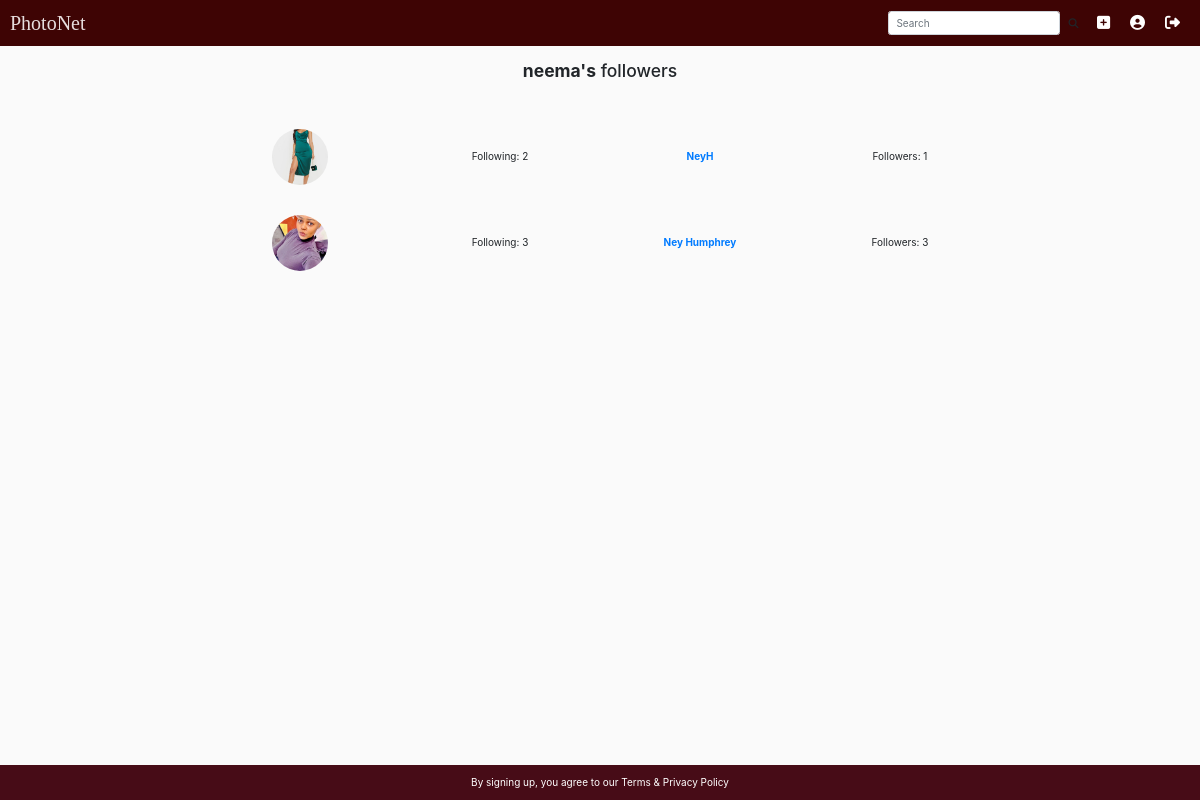
/followers/2 (signed in), run on the app's committed database.
### album/models.py (models this page shows)
class UserExtended(models.Model):
    user = models.OneToOneField(User, on_delete=models.CASCADE)
    avatar = models.ImageField(upload_to=get_avatar_upload_path, default="no_avatar.png")
    following = models.ManyToManyField("self", symmetrical=False, related_name="followers")

### album/views.py (the view)
# urls.py: path("followers/<int:user_id>", views.followers, name="followers"),
def followers(request, user_id):
    user_ex = UserExtended.objects.get(user__id=user_id)
    context = {
        "user_ex": user_ex,
        "followers": user_ex.followers.all()
    }
    return render(request, "album/followers.html", context)

### album/templates/album/followers.html
{% extends "album/layout.html" %} {% load static %} {% block title %} {{ user_ex.user.username }}'s followers | PhotoNet {% endblock %} {% block import_scripts %} {% endblock %} {% block main %}
<div class="container-fluid">
    <div class="row">
        <div class="col-xl-8 offset-xl-2 col-lg-10 offset-lg-1 text-center">
            <h3 class="caption"><strong>{{ user_ex.user.username }}'s</strong> followers</h3>
        </div>
        <div class="col-xl-8 offset-xl-2 col-lg-10 offset-lg-1">
            {% for user in followers %} {% include "album/layout3.html" %} {% endfor %}
        </div>
    </div>
</div>
{% endblock %}

### album/templates/album/layout3.html
<div class="user-entity">
    <div class="row d-flex align-items-center">
        <div class="col-6 col-lg col-xl text-center">
            <a href="{% url 'user' user.user.id %}">
                <img class="avatar-profile avatar-profile-big" src="{{ user.avatar.url }}" alt="{{ user.user.username }} avatar" title="{{ user.user.username }}">
            </a>
        </div>
        <div class="col-6 order-1 col-lg col-xl text-center">
            <a href="{% url 'user' user.user.id %}">
                <p>{{ user.user.username }}</p>
            </a>
        </div>
        <div class="col-6 order-12 col-lg col-xl text-center">
            Followers: <span>{{ user.followers.count }}</span>
        </div>
        <div class="col-6 col-lg col-xl text-center">
            Following: <span>{{ user.following.count }}</span>
        </div>
    </div>
</div>

### album/static/album/CSS/style.css (style rules this page uses)
.avatar-profile { border-radius: 50%; }
.avatar-profile-big { width: 33%; }
.caption { margin-bottom: 1em; }
.user-entity:not(:last-child) { margin-bottom: 1em; }
.user-entity p { font-weight: bold; margin-bottom: 0; }
* { margin: 0px; padding: 0px; }
body { background-color: #eee; }
*, *::before, *::after { margin: 0; padding: 0; box-sizing: inherit; }
html { font-size: 10px; box-sizing: border-box; }
a { text-decoration: none; }
body { background-color: #fafafa; }
.row { display: -ms-flexbox; display: flex; -ms-flex-wrap: wrap; flex-wrap: wrap; margin-right: -15px; margin-left: -15px; margin-top: 30px; }

### data on the page
UserExtended: user.username "neema"
UserExtended: avatar (picture), user.username "NeyH", followers.count "1", following.count "2"
UserExtended: avatar (picture), user.username "Ney Humphrey", followers.count "3", following.count "3"
